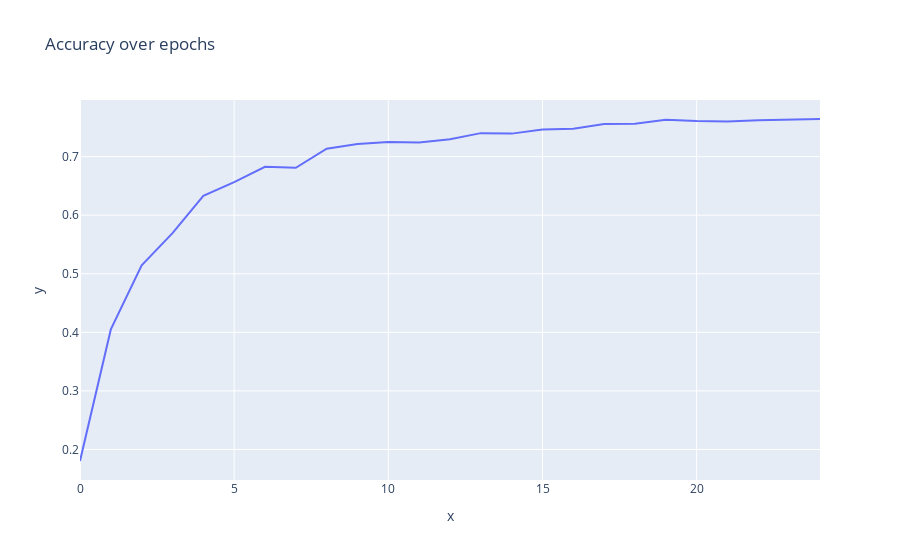
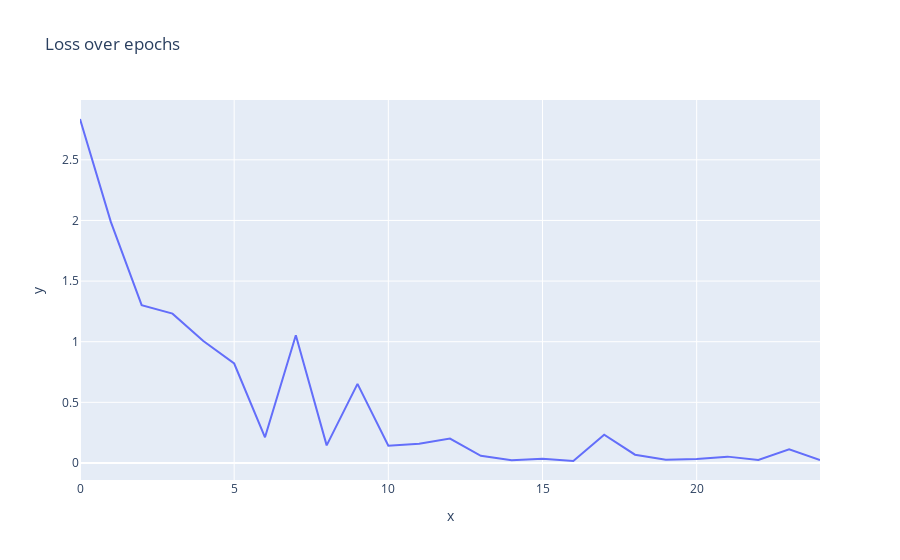

Notebook cell for these charts, in order:
### Code cell
# Visualize

x = range(len(acc_history))

acc_plot = px.line(x=x, y=acc_history, title='Accuracy over epochs')
acc_plot.show()

loss_plot = px.line(x=x, y=loss_history, title='Loss over epochs')
loss_plot.show()

### Figure 1 — Plotly figure (JSON) as saved in the notebook; plotly's stock layout.template omitted (floating-point values rounded to 4 significant figures)
{"data": [{"hovertemplate": "x=%{x}<br>y=%{y}<extra></extra>", "legendgroup": "", "line": {"color": "#636efa", "dash": "solid"}, "marker": {"symbol": "circle"}, "mode": "lines", "name": "", "orientation": "v", "showlegend": false, "type": "scatter", "x": [0, 1, 2, 3, 4, 5, 6, 7, 8, 9, 10, 11, 12, 13, 14, 15, 16, 17, 18, 19, 20, 21, 22, 23, 24], "xaxis": "x", "y": [0.1803, 0.4049, 0.5144, 0.5693, 0.6332, 0.6566, 0.6827, 0.6808, 0.7135, 0.7216, 0.725, 0.7241, 0.7295, 0.7401, 0.7393, 0.7461, 0.7478, 0.7556, 0.7561, 0.7631, 0.7607, 0.7599, 0.7621, 0.7625, 0.7642], "yaxis": "y"}], "layout": {"legend": {"tracegroupgap": 0}, "title": {"text": "Accuracy over epochs"}, "xaxis": {"anchor": "y", "domain": [0, 1], "title": {"text": "x"}}, "yaxis": {"anchor": "x", "domain": [0, 1], "title": {"text": "y"}}}}

### Figure 2 — Plotly figure (JSON) as saved in the notebook; plotly's stock layout.template omitted (floating-point values rounded to 4 significant figures)
{"data": [{"hovertemplate": "x=%{x}<br>y=%{y}<extra></extra>", "legendgroup": "", "line": {"color": "#636efa", "dash": "solid"}, "marker": {"symbol": "circle"}, "mode": "lines", "name": "", "orientation": "v", "showlegend": false, "type": "scatter", "x": [0, 1, 2, 3, 4, 5, 6, 7, 8, 9, 10, 11, 12, 13, 14, 15, 16, 17, 18, 19, 20, 21, 22, 23, 24], "xaxis": "x", "y": [2.837, 1.988, 1.302, 1.231, 1.006, 0.8201, 0.2116, 1.054, 0.1448, 0.6519, 0.1427, 0.158, 0.2011, 0.05859, 0.02262, 0.03373, 0.01611, 0.2326, 0.06806, 0.02703, 0.03265, 0.05217, 0.02427, 0.1129, 0.024], "yaxis": "y"}], "layout": {"legend": {"tracegroupgap": 0}, "title": {"text": "Loss over epochs"}, "xaxis": {"anchor": "y", "domain": [0, 1], "title": {"text": "x"}}, "yaxis": {"anchor": "x", "domain": [0, 1], "title": {"text": "y"}}}}
